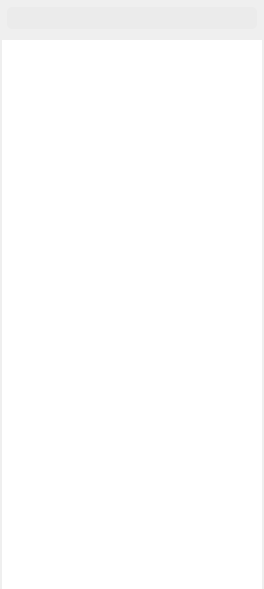
<?xml version="1.0" encoding="UTF-8"?>
<ui version="4.0">
 <class>STFileManager</class>
 <widget class="QWidget" name="STFileManager">
  <property name="geometry">
   <rect>
    <x>0</x>
    <y>0</y>
    <width>264</width>
    <height>589</height>
   </rect>
  </property>
  <property name="sizePolicy">
   <sizepolicy hsizetype="Expanding" vsizetype="Expanding">
    <horstretch>0</horstretch>
    <verstretch>0</verstretch>
   </sizepolicy>
  </property>
  <property name="windowTitle">
   <string>STFileManager</string>
  </property>
  <layout class="QVBoxLayout" name="verticalLayout_2">
   <property name="leftMargin">
    <number>2</number>
   </property>
   <property name="topMargin">
    <number>2</number>
   </property>
   <property name="rightMargin">
    <number>2</number>
   </property>
   <property name="bottomMargin">
    <number>0</number>
   </property>
   <item>
    <layout class="QHBoxLayout" name="horizontalLayout">
     <property name="leftMargin">
      <number>5</number>
     </property>
     <property name="topMargin">
      <number>5</number>
     </property>
     <property name="rightMargin">
      <number>5</number>
     </property>
     <property name="bottomMargin">
      <number>5</number>
     </property>
     <item>
      <widget class="QLineEdit" name="lineEdit">
       <property name="styleSheet">
        <string notr="true">border-radius:5px;
border-width:2px;
background-color: rgb(235,235,235);
height:22px</string>
       </property>
      </widget>
     </item>
    </layout>
   </item>
   <item>
    <widget class="QTreeView" name="treeView">
     <property name="styleSheet">
      <string notr="true">.QTreeView {
border: 0px;
show-decoration-selected:1;
}

.QTreeView::item::selected {
background-color: rgb(19,132,255);
border-radius: 5px;
}

.QTreeView::branch:selected {
background-color: white;
}

.QTreeView::branch:has-children:!has-siblings:closed,.QTreeView::branch:closed:has-children:has-siblings{
border-image:none;
image:none;
}

.QTreeView::branch:open:has-children:!has-siblings,.QTreeView::branch:open:has-children:has-siblings{
border-image:none;
image:none;
}
</string>
     </property>
     <property name="indentation">
      <number>10</number>
     </property>
     <property name="rootIsDecorated">
      <bool>false</bool>
     </property>
     <property name="itemsExpandable">
      <bool>true</bool>
     </property>
     <property name="headerHidden">
      <bool>true</bool>
     </property>
    </widget>
   </item>
  </layout>
 </widget>
 <resources/>
 <connections/>
</ui>
